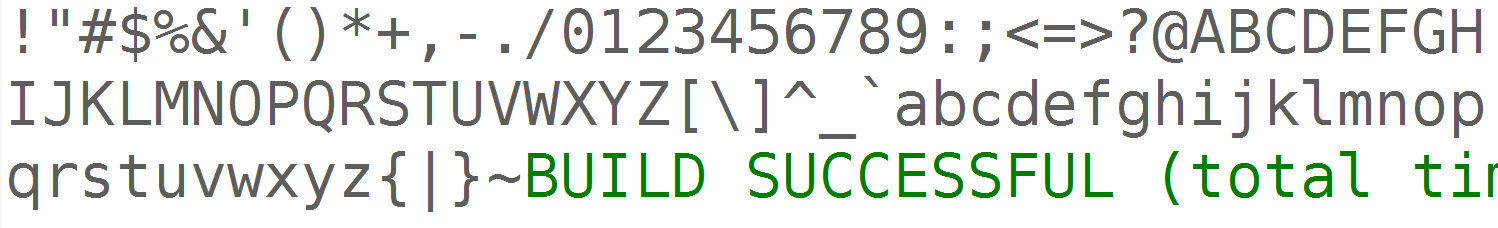
#> input picture Komay Allen ASCII/GrayscaleDict/characters.png, 1498 x 228 px
$ python sortByGrayscale.py
#> lines starting #> are read from the running program, lines starting #| are printed output that depends on the picture; after the words box and inside, x2 and y2 are one past the last pixel; in counts of white or black regions, pixels touching at a corner belong together
import numpy as np
import matplotlib.pyplot as plt
import skimage

offsetx = 6
offsety = 0
width = 37
height = width*2

X = skimage.io.imread("characters.png")
#> X is the input picture: shape (228, 1498, 4); mean R, G, B, A 228.9, 232.6, 228.9, 254.9
X = 0.2125*X[:, :, 0] + 0.7154*X[:, :, 1] + 0.0721*X[:, :, 2]
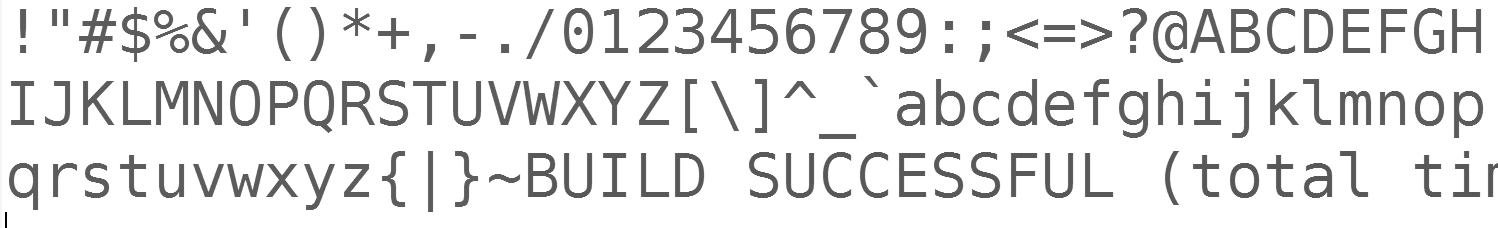
#> X: shape (228, 1498) float64; min 0, max 255, mean 231.5; drawn with min black and max white

grayscale = []
chars = []
b = 33
plt.figure(figsize=(8, 8))
for c in range(94):
    ch = chr(b)
    chars.append(ch)
    i = height*(c-c%40)/40 + offsety
    j = (c%40)*width + offsetx
    i = int(i)
    j = int(j)
    x = X[i:i+height, j:j+int(width)]
    patch = np.zeros_like(x)
    patch[x < 100] = 1

    grayscale.append(np.sum(patch))
    plt.subplot(10, 10, c+1)
    plt.imshow(patch)
    plt.title("%.3g %%"%(grayscale[-1]*100/patch.size))
    plt.axis('off')
    b += 1
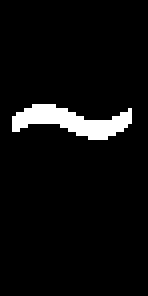
#> patch: shape (74, 37) float64 (shown 4 times larger); values 0 (black) and 1 (white), 5.1% white; 1 white region, box (x1, y1, x2, y2) and area: (3, 26, 33, 35) 141
#> after the loop, b = 127; chars = 94 items, first 6: '!', '"', '#', '$', '%', '&'; grayscale = 94 values, max 629 at index 31, min 44 at index 63, mean 356.4
grayscale = np.array(grayscale)
plt.tight_layout()
plt.savefig("out.png", bbox_inches='tight')
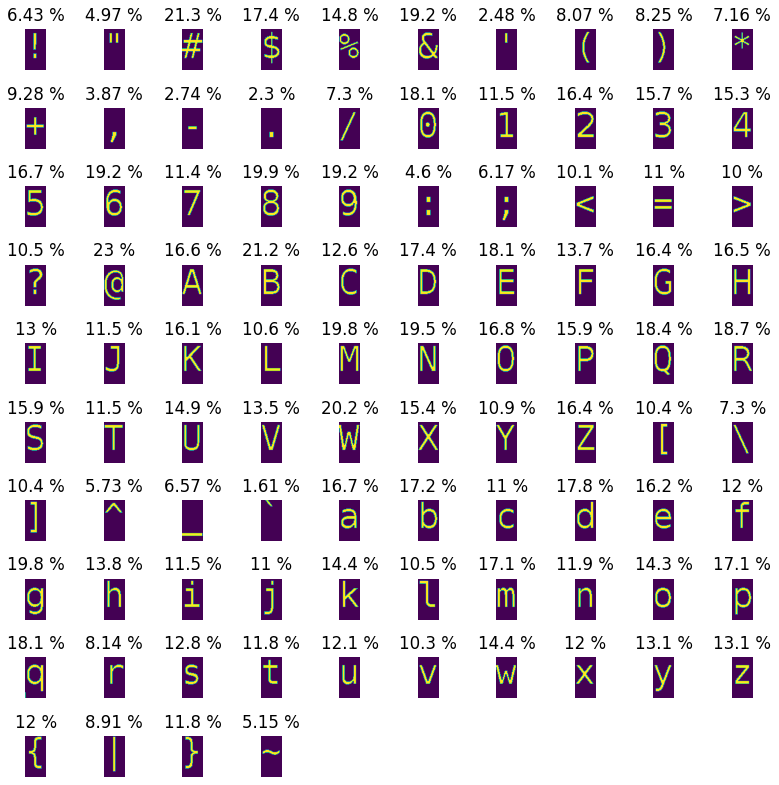
#> figure drawn by matplotlib, 94 panels


b = 33
plt.clf()
gmax = np.max(grayscale)
#> gmax = 629
gmin = np.min(grayscale)
#> gmin = 44
idxs = np.argsort(-grayscale)
#> idxs = 94 values, max 93 at index 86, min 0 at index 83, mean 46.5
for plotidx, c in enumerate(idxs):
    ch = chr(b+c)
    print(ch, end='')
    i = height*(c-c%40)/40 + offsety
    j = (c%40)*width + offsetx
    i = int(i)
    j = int(j)
    x = X[i:i+height, j:j+int(width)]
    patch = np.zeros_like(x)
    patch[x < 100] = 1
    plt.subplot(10, 10, plotidx+1)
    plt.imshow(patch, cmap='gray_r')
    plt.title("%.3g %%"%(grayscale[c]*100/patch.size))
    plt.axis('off')
#> this loop made 94 passes
#> (c, ch, i, j) on passes 1 to 12: (31, '@', 0, 1153), (2, '#', 0, 80), (33, 'B', 0, 1227), (54, 'W', 74, 524), (23, '8', 0, 857), (70, 'g', 74, 1116), (44, 'M', 74, 154), (45, 'N', 74, 191), (21, '6', 0, 783), (5, '&', 0, 191), (24, '9', 0, 894), (49, 'R', 74, 339)
#| @
#| #
#| B
#| W
#| 8
#| g
#| M
#| N
#> (further printed lines are left out)
#> pass 1, `x = X[i:i+height, j:j+int(width)]`:
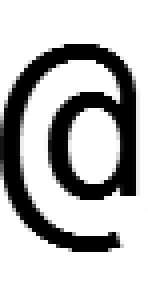
#> x: shape (74, 37) float64 (shown 4 times larger); min 93, max 255, mean 211.7; drawn with min black and max white
#> pass 3, `x = X[i:i+height, j:j+int(width)]`:
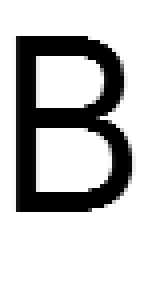
#> x: shape (74, 37) float64 (shown 4 times larger); min 93, max 255, mean 216.1; drawn with min black and max white
#> after the loop:
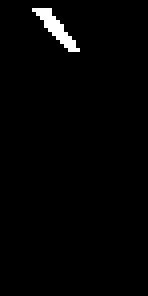
#> patch: shape (74, 37) float64 (shown 4 times larger); values 0 (black) and 1 (white), 1.6% white in thin lines or dots, all inside (x1, y1, x2, y2) = (8, 2, 20, 13)
plt.savefig("sorted.png", bbox_inches='tight')
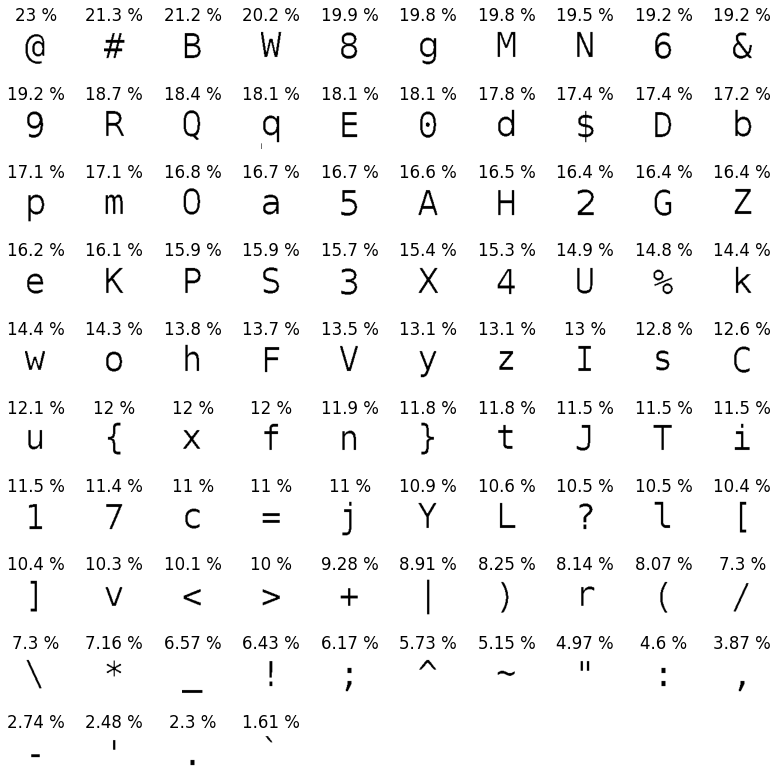
#> figure drawn by matplotlib, 94 panels

grayscale = 1-(grayscale-gmin)/(gmax-gmin)
#> grayscale = 94 values, max 1 at index 63, min 0 at index 31, mean 0.466

print("GRAYSCALE_VALUES = {", end="")
for i, idx in enumerate(idxs):
    print("%.4g"%grayscale[idx], end='')
    if i < idxs.size - 1:
        print(", ", end='')
#> this loop made 94 passes
#> idx on passes 1 to 12: 31, 2, 33, 54, 23, 70, 44, 45, 21, 5, 24, 49
#| 0,
#| 0.07863,
#| 0.08205,
#| 0.1316,
#| 0.1453,
#| 0.147,
#| 0.1504,
#| 0.1641,
#> (further printed lines are left out)
print("};")
